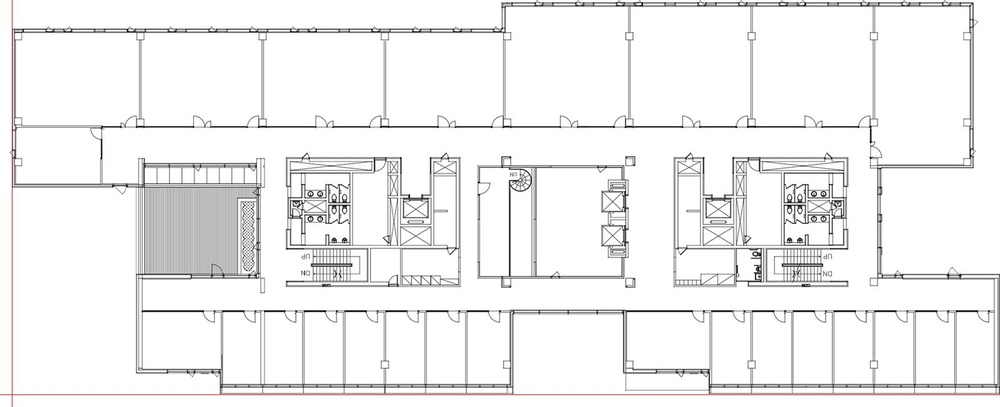
#> input picture data/images/floormapN17.jpeg, 1000 x 407 px, shrunk from 1600 x 651 before the run, found by its file name
$ python gvi.py
#> lines starting #> are read from the running program, lines starting #| are printed output that depends on the picture
import matplotlib.pyplot as plt
import matplotlib.image as mpimg
import networkx as nx

import os
cwd = os.getcwd()
print("cwd = ", cwd)
floormappath = cwd + "\\data\\images\\floormapN17.jpeg"
resultspath = cwd + "\\data\\results\\"
print("floormappath = ",floormappath)
G = nx.cycle_graph(2)
pos =   {0:[0,0], 1:[ 300,  300]}
plt.figure(1)
img=mpimg.imread(floormappath)
#> img is the input picture: shape (407, 1000, 3); mean R, G, B 240.7, 240.3, 240.3
plt.imshow(img)
plt.show()
nx.draw(G,pos)
plt.show()
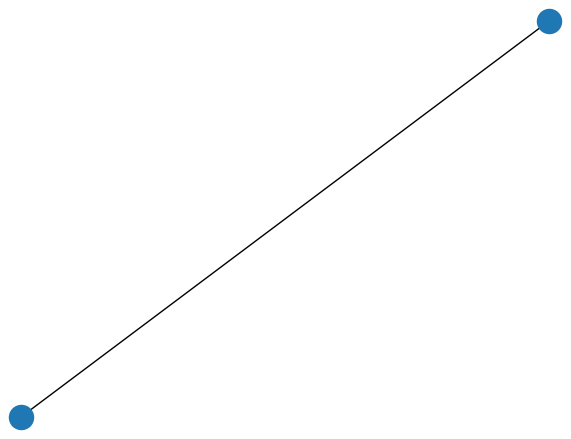
#> figure drawn by matplotlib, 1 panel
plt.savefig(resultspath+'test.png')
